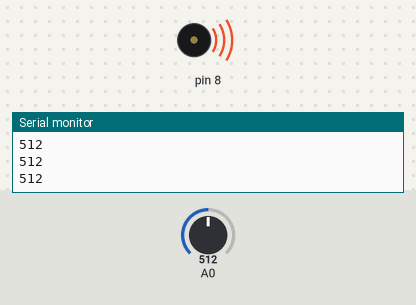
Simulated run of this sketch. Board: Arduino Uno, built with avr-gcc and run on an emulated ATmega328P. Parts: buzzer (waves = sounding), the last lines printed to the serial monitor. Inputs (shaded band) come from the test bench; at power-on: A0 = 512.

Above: at 1.2 s.
1.3 s: A0 set to 6
At 2.4 s:
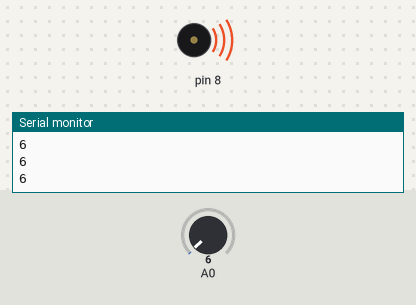
2.8 s: A0 set to 3
At 3.5 s:
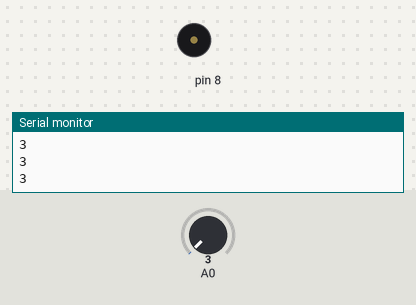
4.3 s: A0 set to 122
At 5.0 s:
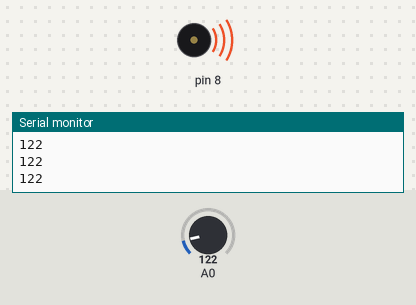
5.8 s: A0 set to 0
At 7.0 s:
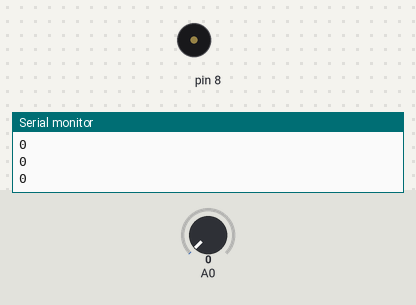
Timing chart, 0 to 8.3 s (numbered marks = the images above; inputs shaded):
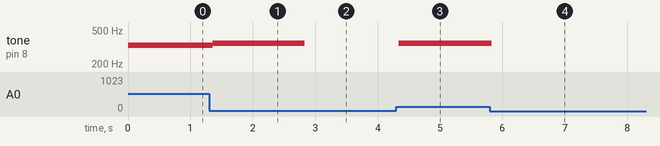

Measured:
- the behaviour switches between 5 and 4 on A0 (found by bisection; images 1 and 2)
- after the input at 1.3 s, tone on pin 8: 330 Hz → 349 Hz after 0.05 s
- after the input at 2.8 s, tone on pin 8: 349 Hz → silent at once
- after the input at 4.3 s, tone on pin 8: silent → 349 Hz at once
- after the input at 5.8 s, tone on pin 8: 349 Hz → silent at once

The sketch:

keyboard.ino
```cpp
int notes[] = {262, 294, 330, 349};

void setup() {

  Serial.begin(2400);

}

void loop() {

  int key = analogRead(A0);
  Serial.println(key);
  Serial.println("\n");

  if (key >= 1010) {
    tone(8, notes[0]);
  } else if (key >= 990) {
    tone(8, notes[1]);
  } else if (key >= 505) {
    tone(8, notes[2]);
  } else if (key >= 5) {
    tone(8, notes[3]);
  } else {
    noTone(8);
  }

}
```
